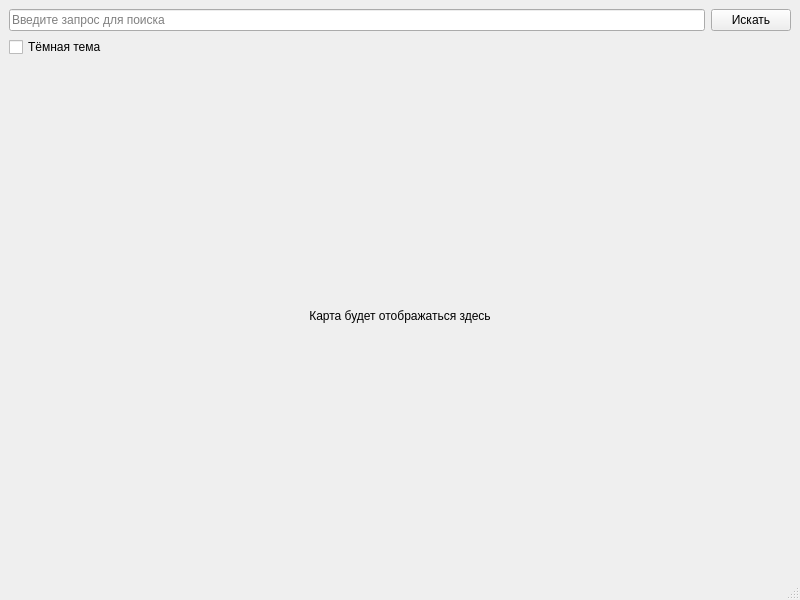
<?xml version="1.0" encoding="UTF-8"?>
<ui version="4.0">
 <class>MainWindow</class>
 <widget class="QMainWindow" name="MainWindow">
  <property name="geometry">
   <rect>
    <x>100</x>
    <y>100</y>
    <width>800</width>
    <height>600</height>
   </rect>
  </property>
  <property name="windowTitle">
   <string>Map Viewer</string>
  </property>
  <widget class="QWidget" name="centralwidget">
   <layout class="QVBoxLayout" name="verticalLayout">
    <item>
     <layout class="QHBoxLayout" name="searchLayout">
      <item>
       <widget class="QLineEdit" name="search_line">
        <property name="placeholderText">
         <string>Введите запрос для поиска</string>
        </property>
       </widget>
      </item>
      <item>
       <widget class="QPushButton" name="search_button">
        <property name="text">
         <string>Искать</string>
        </property>
       </widget>
      </item>
     </layout>
    </item>
    <item>
     <widget class="QCheckBox" name="theme_checkbox">
      <property name="text">
       <string>Тёмная тема</string>
      </property>
     </widget>
    </item>
    <item>
     <widget class="QLabel" name="g_map">
      <property name="text">
       <string>Карта будет отображаться здесь</string>
      </property>
      <property name="alignment">
       <set>Qt::AlignCenter</set>
      </property>
      <property name="minimumSize">
       <size>
        <width>400</width>
        <height>300</height>
       </size>
      </property>
     </widget>
    </item>
   </layout>
  </widget>
  <widget class="QMenuBar" name="menubar"/>
  <widget class="QStatusBar" name="statusbar"/>
 </widget>
 <connections/>
</ui>
